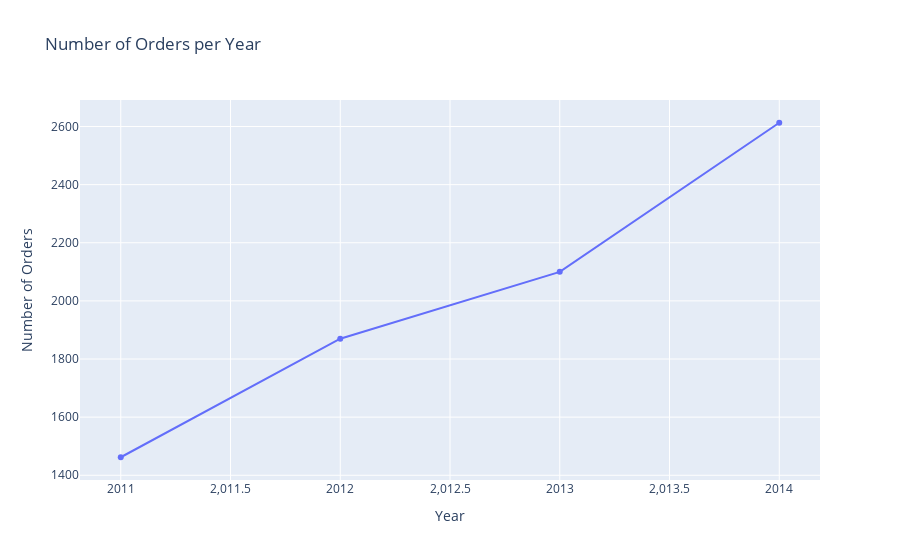

The code cell stored with this chart in its notebook:
### Code cell
years = df['Order Year'].value_counts().sort_index()
plt.figure(figsize=(12,6))
fig = px.line(
    x=years.index,
    y=years.values,
    markers=True,
    labels={'x': 'Year', 'y': 'Number of Orders'},
    title='Number of Orders per Year'
)



fig.show()

### Figure 1 — Plotly figure (JSON) as saved in the notebook; plotly's stock layout.template omitted (floating-point values rounded to 4 significant figures)
{"data": [{"hovertemplate": "Year=%{x}<br>Number of Orders=%{y}<extra></extra>", "legendgroup": "", "line": {"color": "#636efa", "dash": "solid"}, "marker": {"symbol": "circle"}, "mode": "lines+markers", "name": "", "orientation": "v", "showlegend": false, "type": "scatter", "x": [2011, 2012, 2013, 2014], "xaxis": "x", "y": [1462, 1870, 2100, 2613], "yaxis": "y"}], "layout": {"legend": {"tracegroupgap": 0}, "title": {"text": "Number of Orders per Year"}, "xaxis": {"anchor": "y", "domain": [0, 1], "title": {"text": "Year"}}, "yaxis": {"anchor": "x", "domain": [0, 1], "title": {"text": "Number of Orders"}}}}
